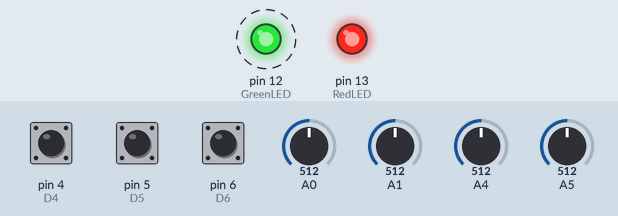
Simulated run of this sketch. Board: Arduino Uno, built with avr-gcc and run on an emulated ATmega328P. Parts: output pins drawn as LEDs (lit = HIGH). Dashed ring = blinking. The test bench sets the inputs (shaded band); at power-on: A0 = 512, A1 = 512, A4 = 512, pin 4 (D4) HIGH, pin 5 (D5) HIGH, pin 6 (D6) HIGH, A5 = 512. What the sketch prints to the serial monitor is not drawn.

Above: at 0.95 s.
1.3 s: A0 set to 417
4.3 s: A0 set to 395
7.3 s: A1 set to 418
10.3 s: A1 set to 392
13.3 s: A4 set to 416
16.3 s: A4 set to 395
Timing chart, 0 to 20.3 s (numbered marks = the images above; inputs shaded):
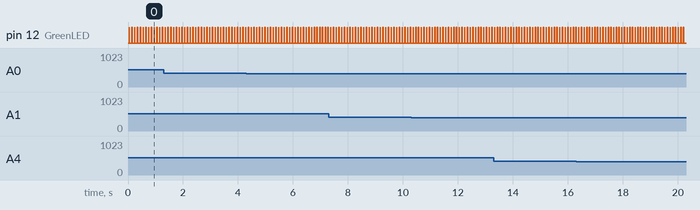

The sketch:

REMOTE_v1.ino
```cpp
/**************************************************************************************
 Remote Control
 Author: Jusitn Ngo, Dalton Ostler, Scott Ferguenson, Matthew Burns
 ME EN 3210: Mechantronics 2
 March, 2016
 REMOTE V1
 ***************************************************************************************/

/**************************************************************************************
 Hardware Hookup:
  The XBee Shield makes all of the connections you'll need
  between Arduino and XBee. If you have the shield make
  sure the SWITCH IS IN THE "DLINE" POSITION. That will connect
  the XBee's DOUT and DIN pins to Arduino pins 2 and 3.
 ***************************************************************************************/

/**************************************************************************************
 Using SoftwareSerial to communicate with the XBee:
 XBee's DOUT (TX) is connected to pin 2 (Arduino's Software RX)
 XBee's DIN (RX) is connected to pin 3 (Arduino's Software TX)
 ***************************************************************************************/
#include <SoftwareSerial.h>
SoftwareSerial XBee(2,3); // RX, TX

/**************************************************************************************
 Global Variables
 ***************************************************************************************/
// Digitial Variables
const int RedLED = 13; //Power on
const int GreenLED = 12; //Controller is active

// Buttons (D4 - D6)
// Sparkfun Joystick only has button 2,3,4,5,6 which button 2, 3 were not using
const int D4 = 4;
const int D5 = 5;
const int D6 = 6;

// Analog Input Variables
int X; //Joystick left and right movement
int Y; //Joystick up and down movement
int Grip;
int Arm;

int threshold = 10; //dead zone size in which joystick is at center

//Any other buttons besides 4, 5 and 6 are just place holders unless later on you decide to add more buttons
//named 0-7 instead of 1-8 is because it is follows bit math..
//i.e. 2^7 + 2^6 + 2^5 + 2^4 + 2^3 + 2^2 + 2^1 + 2^0 = 255
//remember 0 = false, 1 = true
bool button0 = false;
bool button1 = false;
bool button2 = false;
bool button3 = false;
bool button4 = false;
bool button5 = false;
bool button6 = false;
bool button7 = false;

byte buttonByte = 0;

//note that this works since buttons 4, 5, 6 combined will not equal 254 or 255
const byte START = 255;
const byte STOP = 254;

/**************************************************************************************
 ***********************       SETUP          *****************************************
 ***************************************************************************************/

void setup() {
  XBee.begin(9600); //Xbee
  Serial.begin(9600); //Terminal

  //Set lights as ouputs
  pinMode(RedLED, OUTPUT);
  pinMode(GreenLED, OUTPUT);
  //Power is on
  digitalWrite(RedLED, HIGH);

/**************************************************************************************
  Intialize button as inputs and enable arduino's interal "pull-up" resistors
  so that means you don't need additional resistors added to the board
      - HIGH = Button not pressed, 1
      - LOW = Button pressed, 0
      *note that this is later switched in captureData()
 ***************************************************************************************/
  pinMode(D4, INPUT);
  pinMode(D5, INPUT);
  pinMode(D6, INPUT);
  digitalWrite(D4, HIGH);
  digitalWrite(D6, HIGH);
  digitalWrite(D5, HIGH);
}

/**************************************************************************************
 ***********************      MAIN LOOP        *****************************************
 ***************************************************************************************/
void loop() {
  captureData();
  active();
  //debug();
}

/**************************************************************************************
 ***********************      FUNCTIONS        *****************************************
 ***************************************************************************************/

/************************************************************************************
 Turns on green LED to indicate that the controller is active as per ME EN 3210 Rules
 ************************************************************************************/
void active() {
  sendData();
  //blink Green LED to indicate that it is active
  digitalWrite(GreenLED, HIGH); delay(10);
  digitalWrite(GreenLED, LOW);  delay(10);
}

/**************************************************************************************
 Transmit data over to the robot
 ***************************************************************************************/
void sendData() {
  byte sendX = map(X, 0, 1023, 0, 253);
  byte sendY = map(Y, 0, 1023, 0, 253);
  byte sendGrip = map(Grip, 0, 1023, 0, 253);
  byte sendArm = map(Arm, 0, 1023, 0, 253);

//  Debug sendData()
  Serial.print(" X = ");        Serial.print(sendX);
  Serial.print(" Y = ");        Serial.print(sendY);
  Serial.print(" Grip = ");     Serial.print(sendGrip);
  Serial.print(" Arm = ");      Serial.print(sendArm);
  Serial.print(" D4 = ");       Serial.print(button4);
  Serial.print(" D5 = ");       Serial.print(button5);
  Serial.print(" D6 = ");       Serial.print(button6);
  Serial.print(" buttonByte: ");Serial.print(buttonByte, DEC);
  Serial.print(" START: ");     Serial.print(START);
  Serial.print(" STOP: ");      Serial.print(STOP);
  Serial.println("");
  Serial.println("");

  //remember this is the protocol, so when robot is reciving decipher in the same order
  XBee.write(START);
  XBee.write(sendX);
  XBee.write(sendY);
  XBee.write(sendGrip);
  XBee.write(sendArm);
  XBee.write(buttonByte);
  XBee.write(STOP);
}

/**************************************************************************************
 Get inputs
 ***************************************************************************************/
void captureData() {
  X = analogRead(A0);
  Y = analogRead(A1);
  Grip = analogRead(A4);
  Arm = analogRead(A5);


  //sets dead-band zone
  if ((X > (512 - threshold)) && (X < (512 + threshold)))
    { X = 512; }
  if ((Y > (512 - threshold)) && (Y < (512 + threshold)))
    { Y = 512; }

  //convert btn from 1 - not pressed to being 0 - not pressed
  if (digitalRead(D4) == 1) {button4 = 0;}
    else {button4 = 1;}
  if (digitalRead(D5) == 1) {button5 = 0;}
    else {button5 = 1;}
  if (digitalRead(D6) == 1) {button6 = 0;}
    else {button6 = 1;}

 /**************************************************************************************
  encode buttons into locations in a byte (8 bits)
  we have 8 bits in a byte, and we have buttons 4, 5, and 6
  so for example if button 4 is pressed we get 0001 0000
  likewise if we get button 6 we get 0100 0000
  see http://blog.oscarliang.net/robotic-remote-controller-protocol-design/
  ***************************************************************************************/
  buttonByte = EncodeButton(button7, button6, button5, button4, button3, button2, button1, button0);
}

/**************************************************************************************
 Convert 8 buttons into binary and then to byte number for transmitting
 bit 1-8 are going to be 0's or 1's
 so if button4 is pressed EncodeButton should return 2^4 = 16 =>
 sum which will be passed as binary as 0001 0000
 if button 4 and 5 is pressed you get 2^5 + 2^4 = 48 => sum = 0011 0000
 Note: serial monitor will remove 0's infront of the first non-zero value
 ***************************************************************************************/
byte EncodeButton(bool bit8, bool bit7, bool bit6, bool bit5, bool bit4, bool bit3, bool bit2, bool bit1){
  byte sum = 0;
  //convert to binary
  sum += bit8 << 7;
  sum += bit7 << 6;
  sum += bit6 << 5;
  sum += bit5 << 4;
  sum += bit4 << 3;
  sum += bit3 << 2;
  sum += bit2 << 1;
  sum += bit1 << 0;
  return sum;
}


/**************************************************************************************
 Prints variable values on serial monitor
 ***************************************************************************************/
void debug() {
    Serial.print("X = ");         Serial.print(X);
    Serial.print(" Y = ");        Serial.print(Y);
    Serial.print(" Grip = ");     Serial.print(Grip);
    Serial.print(" Arm = ");      Serial.print(Arm);
    Serial.print(" D4 = ");       Serial.print(button4);
    Serial.print(" D5 = ");       Serial.print(button5);
    Serial.print(" D6 = ");       Serial.print(button6);
    Serial.print(" buttonByte: ");Serial.print(buttonByte, DEC);
    Serial.println("");
    Serial.println("");
}
```

Measured:
- by itself, pin 12 (GreenLED): alternates HIGH for 0.01 s and LOW for 0.09 s
